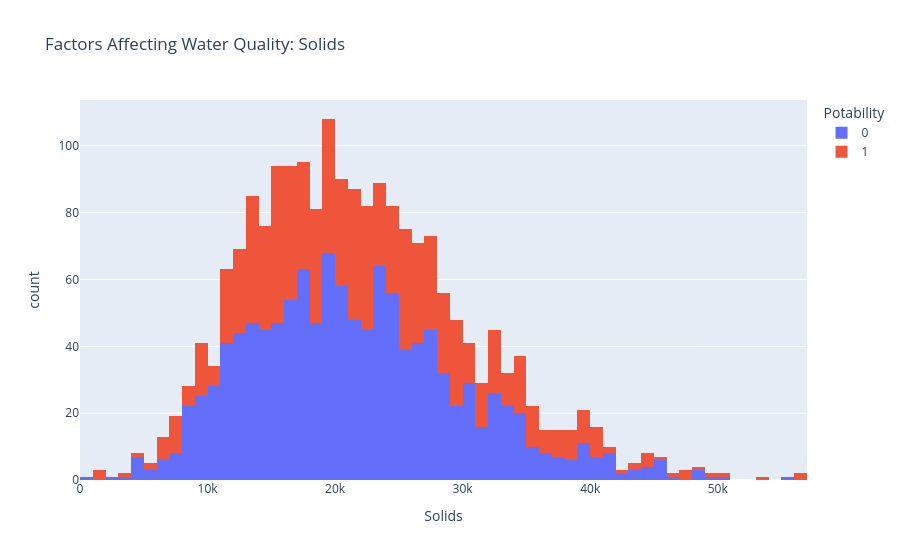

Here is the notebook cell this chart was saved with:
### Code cell
import plotly.express as px
data = data
figure = px.histogram(
    data,
    x="Solids",
    color="Potability",
    title="Factors Affecting Water Quality: Solids"
)
figure.show()

### Figure 1 — Plotly figure (JSON) as saved in the notebook; plotly's stock layout.template omitted (floating-point values rounded to 4 significant figures; data arrays with more than 128 entries replaced by an {"elided": "..."} marker saying what was removed)
{"data": [{"bingroup": "x", "hovertemplate": "Potability=0<br>Solids=%{x}<br>count=%{y}<extra></extra>", "legendgroup": "0", "marker": {"color": "#636efa", "pattern": {"shape": ""}}, "name": "0", "orientation": "v", "showlegend": true, "type": "histogram", "x": {"elided": "1200 float values"}, "xaxis": "x", "yaxis": "y"}, {"bingroup": "x", "hovertemplate": "Potability=1<br>Solids=%{x}<br>count=%{y}<extra></extra>", "legendgroup": "1", "marker": {"color": "#EF553B", "pattern": {"shape": ""}}, "name": "1", "orientation": "v", "showlegend": true, "type": "histogram", "x": {"elided": "811 float values"}, "xaxis": "x", "yaxis": "y"}], "layout": {"barmode": "relative", "legend": {"title": {"text": "Potability"}, "tracegroupgap": 0}, "title": {"text": "Factors Affecting Water Quality: Solids"}, "xaxis": {"anchor": "y", "domain": [0, 1], "title": {"text": "Solids"}}, "yaxis": {"anchor": "x", "domain": [0, 1], "title": {"text": "count"}}}}
